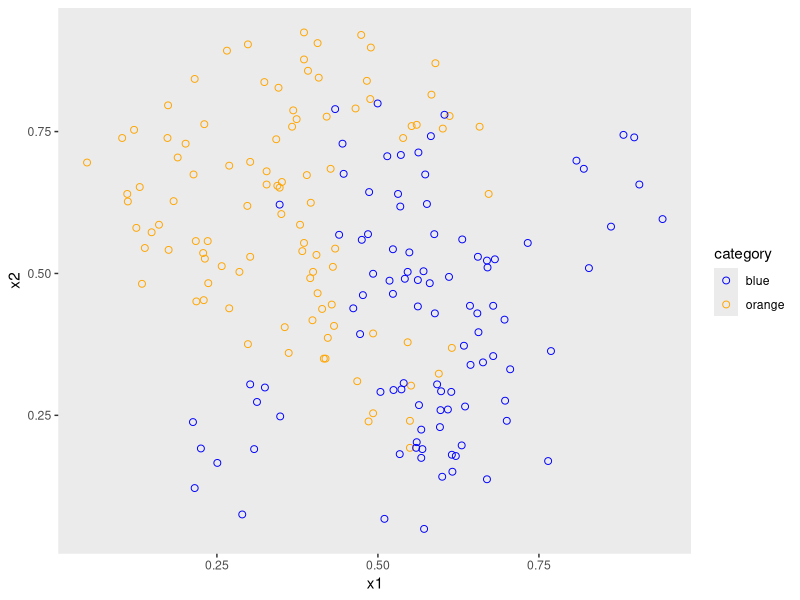
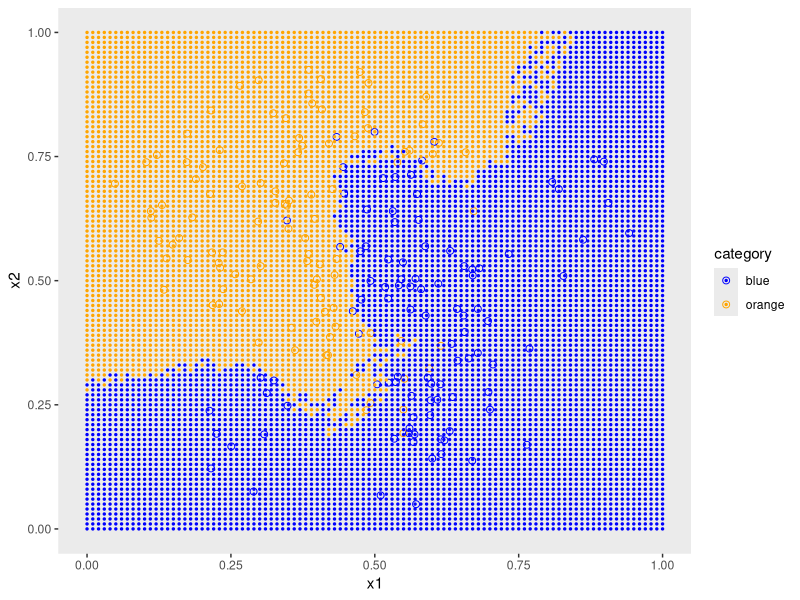
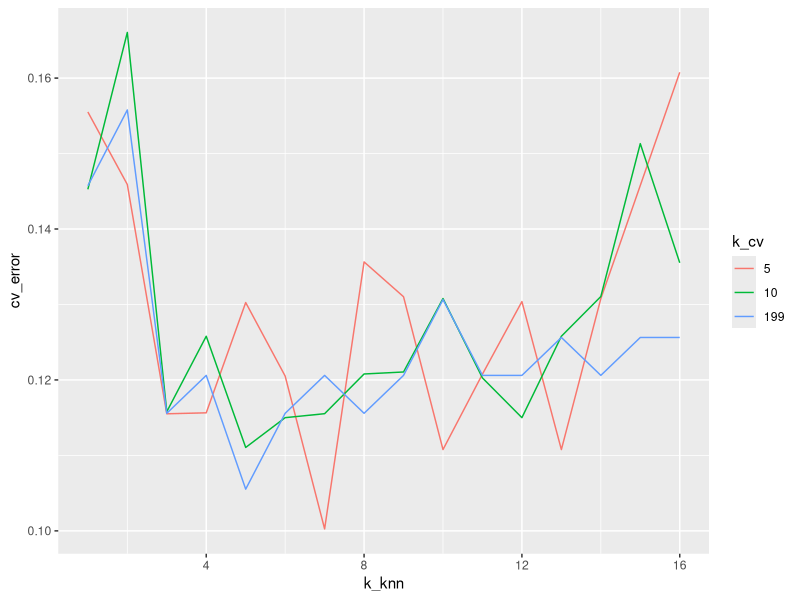

The R source for these figures, in order: (Note: a time limit stopped this script after it produced the figures.)
#' ---
#' title: "Classification in machine learning"
#' author: Brett Melbourne
#' date: 1 Feb 2024
#' output:
#'     github_document
#' ---

#' This example is from Chapter 2.2.3 of James et al. (2021). An Introduction to
#' Statistical Learning. It is the simulated dataset in Fig 2.13.

#+ results=FALSE, message=FALSE, warning=FALSE
library(ggplot2)
library(dplyr)

#' Orange-blue data:

orbludat <-  read.csv("data/orangeblue.csv")

orbludat |> 
    ggplot() +
    geom_point(aes(x=x1, y=x2, col=category), shape=1, size=2) +
    scale_color_manual(values=c("blue","orange")) +
    theme(panel.grid=element_blank())


#' We'll start by expanding the capability of our KNN function to handle
#' multiple x variables and the classification case with 2 categories. We'll
#' also handle the case where different categories have identical estimated
#' probabilities by choosing the predicted category randomly, a standard
#' strategy in NN algorithms.

# KNN function for a data frame of x_new
# x:       x data of variables in columns (matrix, numeric)
# y:       y data, 2 categories (vector, character)
# x_new:   values of x variables at which to predict y (matrix, numeric)
# k:       number of nearest neighbors to average (scalar, integer)
# return:  predicted y at x_new (vector, character)
#
knn_classify2 <- function(x, y, x_new, k) {
    category <- unique(y) #get the two category names
    y_int <- ifelse(y == category[1], 1, 0) #convert categories to integers
    nx <- nrow(x)
    n <- nrow(x_new)
    c <- ncol(x_new)
    p_cat1 <- rep(NA, n)
    for ( i in 1:n ) {
    #   Distance of x_new to other x (Euclidean, i.e. sqrt(a^2+b^2+..))
        x_new_m <- matrix(x_new[i,], nx, c, byrow=TRUE)
        d <- sqrt(rowSums((x - x_new_m) ^ 2))
    #   Sort y ascending by d; break ties randomly
        y_sort <- y_int[order(d, sample(1:length(d)))]
    #   Mean of k nearest y data (gives probability of category 1)
        p_cat1[i] <- mean(y_sort[1:k])
    }
    y_pred <- ifelse(p_cat1 > 0.5, category[1], category[2])
    # Break ties if probability is equal (i.e. exactly 0.5)
    rnd_category <- sample(category, n, replace=TRUE) #vector of random labels
    tol <- 1 / (k * 10) #tolerance for checking equality
    y_pred <- ifelse(abs(p_cat1 - 0.5) < tol, rnd_category, y_pred)
    return(y_pred)
}


#' Test the output of the knn_classify2 function.
nm <- matrix(runif(8), nrow=4, ncol=2)
knn_classify2(x=as.matrix(orbludat[,c("x1","x2")]),
              y=orbludat$category,
              x_new=nm, 
              k=10)

#' Plot. Use this block of code to try different values of k (i.e. different
#' numbers of nearest neighbors). There are some important properties of KNN
#' that you'll notice. Smaller, even values of k will more often have equal
#' numbers of each category in the neighborhood, leading to random tie breaks.
#' These zones will show in the plot as speckled intermingling of the two
#' categories. Since these tie breaks are random, repeated runs will produce
#' slightly different plots.

grid_x  <- expand.grid(x1=seq(0, 1, by=0.01), x2=seq(0, 1, by=0.01))
pred_category <- knn_classify2(x=as.matrix(orbludat[,c("x1","x2")]),
                               y=orbludat$category,
                               x_new=as.matrix(grid_x),
                               k=10)
preds <- data.frame(grid_x, category=pred_category)

orbludat |> 
    ggplot() +
    geom_point(aes(x=x1, y=x2, col=category), shape=1, size=2) +
    geom_point(data=preds, aes(x=x1, y=x2, col=category), size=0.5) +
    scale_color_manual(values=c("blue","orange")) +
    theme(panel.grid=element_blank())


#' k-fold CV for KNN. Be careful not to confuse the k's!

# Function to divide a data set into random partitions for cross-validation
# n:       length of dataset (scalar, integer)
# k:       number of partitions (scalar, integer)
# return:  partition labels (vector, integer)
# 
random_partitions <- function(n, k) {
    min_n <- floor(n / k)
    extras <- n - k * min_n
    labels <- c(rep(1:k, each=min_n),rep(seq_len(extras)))
    partitions <- sample(labels, n)
    return(partitions)
}

# Function to perform k-fold CV for the KNN model algorithm on the orange-blue
# data from James et al. Ch 2.
# k_cv:    number of folds (scalar, integer)
# k_knn:   number of nearest neighbors to average (scalar, integer)
# return:  CV error as error rate (scalar, numeric)
#
cv_knn_orblu <- function(k_cv, k_knn) {
    orbludat$partition <- random_partitions(nrow(orbludat), k_cv)
    e <- rep(NA, k_cv)
    for ( i in 1:k_cv ) {
        test_data <- subset(orbludat, partition == i)
        train_data <- subset(orbludat, partition != i)
        pred_category <- knn_classify2(x=as.matrix(train_data[,c("x1","x2")]),
                               y=train_data$category,
                               x_new=as.matrix(test_data[,c("x1","x2")]),
                               k=k_knn)
        # Classification error rate, Eq. 2.8 James et al
        e[i] <- mean( test_data$category != pred_category )
    }
    cv_error <- mean(e)
    return(cv_error)
}

#' Use/test the function

cv_knn_orblu(k_cv=10, k_knn=10)
cv_knn_orblu(k_cv=nrow(orbludat), k_knn=10) #LOOCV

#' Explore a grid of values for k_cv and k_knn

#+ results=FALSE, cache=TRUE
grid <- expand.grid(k_cv=c(5,10,nrow(orbludat)), k_knn=1:16)
cv_error <- rep(NA, nrow(grid))
set.seed(6456) #For reproducible results
for ( i in 1:nrow(grid) ) {
    cv_error[i] <- cv_knn_orblu(grid$k_cv[i], grid$k_knn[i])
    print(round(100 * i  /nrow(grid))) #monitoring
}
result1 <- cbind(grid, cv_error)


#' Plot the result.

result1 |> 
    ggplot() +
    geom_line(aes(x=k_knn, y=cv_error, col=factor(k_cv))) +
    labs(col="k_cv")

#' We see a lot of variance in all choices for k in the cross validation, which
#' is partly due to randomly breaking ties in the KNN algorithm and partly due
#' to random partitions of the data. This run of LOOCV (k_cv = 199) identifies
#' the KNN model with k_knn = 4 nearest neighbors as having the best predictive
#' performance but if we repeat the above with a different random seed, we get
#' different answers. Let's look at LOOCV and 5-fold CV with many replicate CV
#' runs with random partitions. This will take about 30 minutes.

#+ results=FALSE, cache=TRUE
grid <- expand.grid(k_cv=c(5,nrow(orbludat)), k_knn=1:16)
reps <- 250
cv_error <- matrix(NA, nrow=nrow(grid), ncol=reps)
set.seed(8031) #For reproducible results in this text
for ( j in 1:reps ) {
    for ( i in 1:nrow(grid) ) {
        cv_error[i,j] <- cv_knn_orblu(grid$k_cv[i], grid$k_knn[i])
    }
    print(round(100 * j / reps)) #monitor
}
result2 <- cbind(grid, cv_error)
result2$mean_cv <- rowMeans(result2[,-(1:2)])

#' Plot the result.

result2 |>
    select(k_cv, k_knn, mean_cv) |>
    rename(cv_error=mean_cv) |>
    ggplot() +
    geom_line(aes(x=k_knn, y=cv_error, col=factor(k_cv))) +
    labs(title=paste("Mean across",reps,"k-fold CV runs"), col="k_cv")

#' and we could use the following code to print out the detailed numbers:

#+ results=FALSE
result2 |> 
    select(k_cv, k_knn, mean_cv) |>
    rename(cv_error=mean_cv) |>
    arrange(k_cv)

#' If we increase reps to 1000, the CV error plot above remains the same, so the
#' jaggedness in the error curve is now stable (i.e. it's not noise due to
#' random partitioning in the k-fold CV algorithm).  A very interesting thing we
#' discover, most clear in the 5-fold CV, is that small even numbers for k_knn
#' have a higher error rate. This is because of randomness in breaking ties,
#' which adds noise to the KNN model algorithm. There can't be ties for odd
#' values of k_knn, so their error is lower.
#'
#' Which value for k_knn to choose is not super clear cut. 5-fold CV identifies
#' k_knn=3 but k_knn=5 is essentially as good. LOOCV identifies k_knn=5, with
#' k_knn=8 next best but the LOOCV profile is quite jagged. Given the overall
#' shape of both CV profiles, I'd pick k_knn=5, as it's about at the mid point
#' of the downward trend in the CV error and an odd number is probably better
#' than even. It's not so important that we pick "the best" option, we just need
#' one option that predicts accurately.
#'
#' The result here differs from Fig. 2.17 in James et al. Here, we **estimated**
#' the out-of-sample error rate as the CV error rate, which is the best we can
#' do given a small set of data. In Fig. 2.17 the test error rate is the
#' theoretical out-of-sample error rate for these training data (measured from a
#' large sample of test data drawn from the "true" model). Hence the CV error
#' rate has underestimated the true error rate and identified a different k_knn
#' than the "true" optimal value in 2.17.
